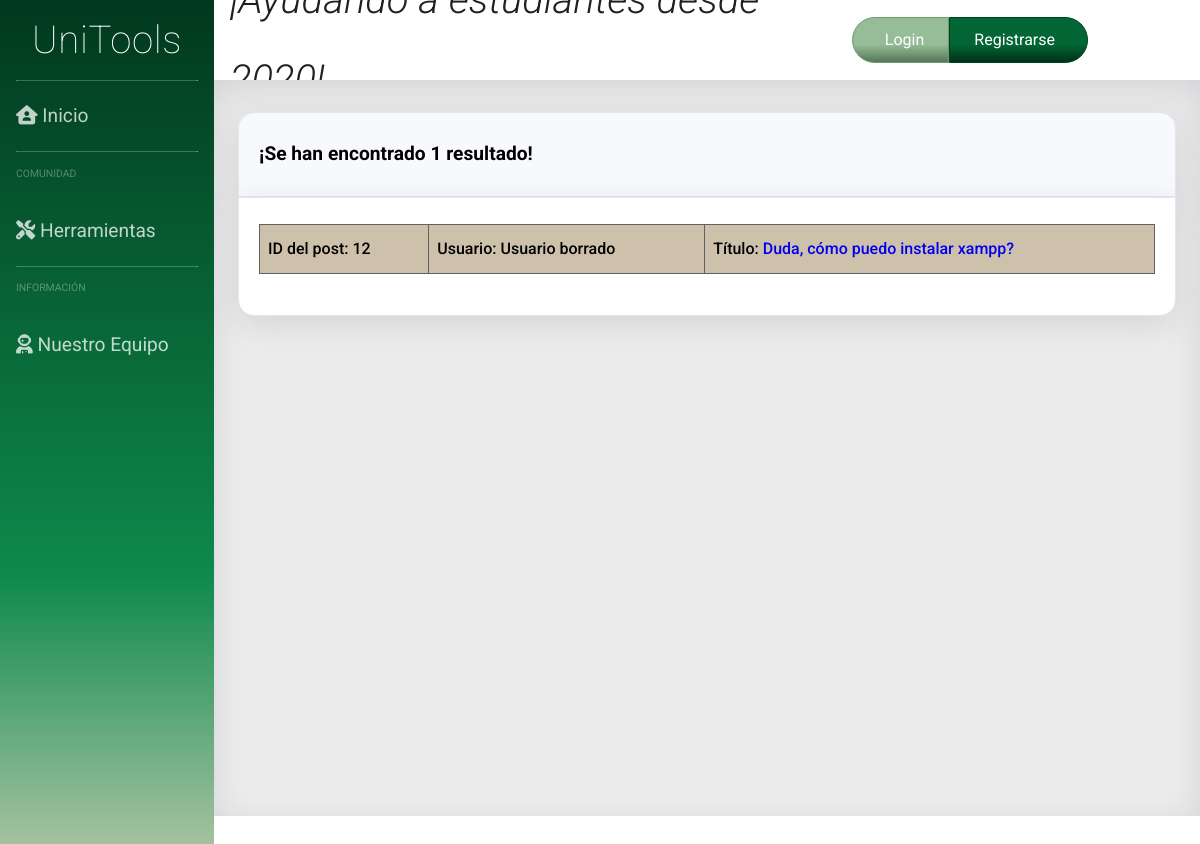
The page /search.php on the database as committed earlier.
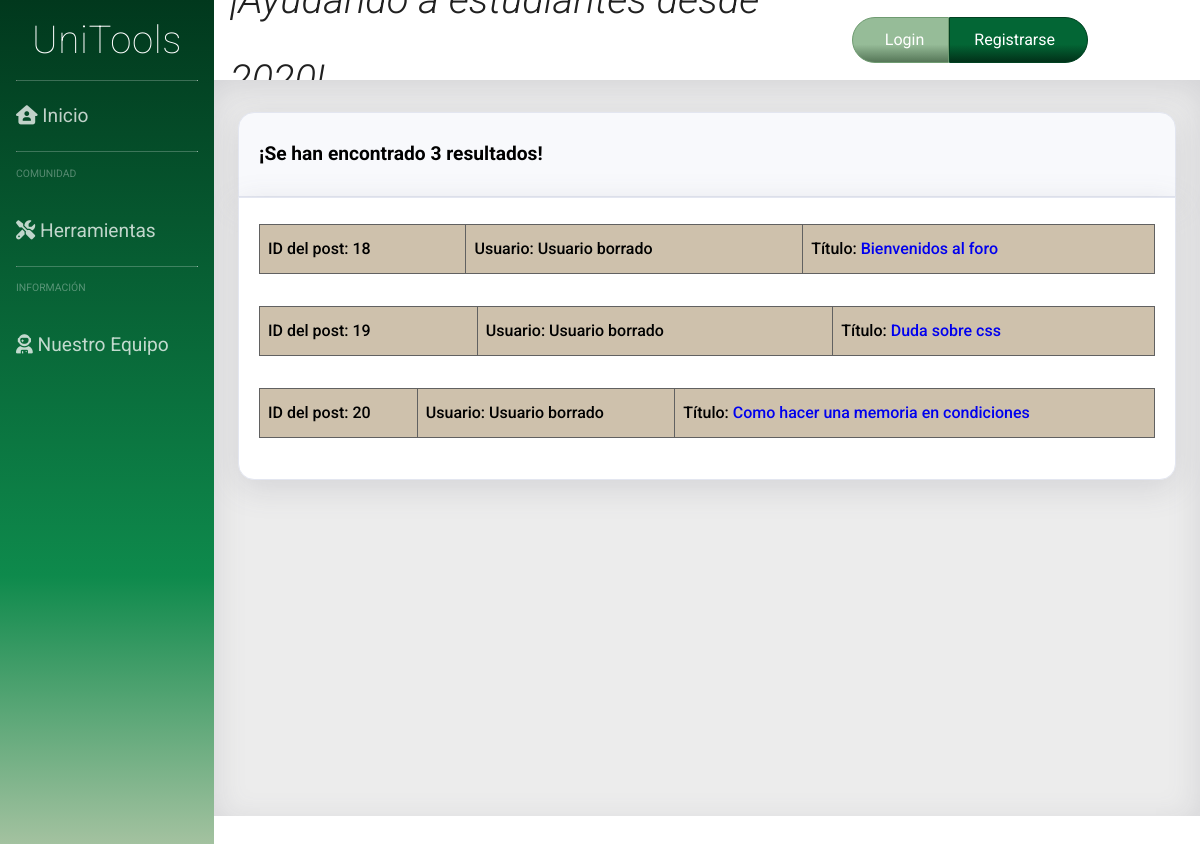
The same page on the database as committed later.
### tables this page shows
CREATE TABLE `posts` (
  `id_post` int(11) NOT NULL,
  `user` int(11) NOT NULL,
  `title` text NOT NULL,
  `content` text NOT NULL,
  `id_cat` int(11) NOT NULL
);

### dao/dao_post.php (called while the page is built, shortened)
<?php
include_once('DAO.php');
include_once('post_class.php');
class DAOpost extends DAO {
	public function search_certain_post($search){
		$sql = "SELECT * FROM posts WHERE id_post LIKE '%%$search%%' OR user LIKE '%%$search%%' OR title LIKE '%%$search%%' OR content LIKE '%%$search%%' OR id_cat LIKE '%%$search%%'";
		$query = $this->devolverConsulta($sql);
		$array = [];
		while($result = mysqli_fetch_assoc($query)){
            $post = new TOUpost( $result['id_post'],$result['user'],$result['title'],$result['content'],$result['id_cat']);
            array_push($array, $post);
		}
		return $array;
	}
}
?>

### dao/DAO.php (called while the page is built, shortened)
<?php
class DAO {
	public $conn;
	public function __construct() {
		if (!$this->conn){
			if(isset($_SESSION['admin']) && $_SESSION['admin']){
				$this->conn = mysqli_connect("localhost", "root", "", "unitoolsdb");
			}else{
				$this->conn = mysqli_connect("localhost", "Usuario", "User", "unitoolsdb");
			}
		}
	}
	public function ejecutarConsulta($query){
		$result = mysqli_query($this->conn, $query) or die($this->conn->error);
        $array = mysqli_fetch_assoc($result);
		return $array;
	}
	public function devolverConsulta($query){
		$result = mysqli_query($this->conn, $query) or die($this->conn->error);
		return $result;
	}
}
?>

### dao/post_class.php (called while the page is built, shortened)
<?php
class TOUPost {
	private $id_Post;
	private $title;
	function __construct($id_post ='',$user='',$title='',$content='',$category=''){
        $this->id_Post = $id_post;
		$this->title = $title;
	}
	public function get_id(){
		return $this->id_Post;
	}
	public function get_title(){
		return $this->title;
	}
}
?>

### dao/dao_user.php (called while the page is built, shortened)
<?php
include_once('DAO.php');
class DAOUsuario extends DAO {
	public function search_userId($userId){
		$sql = sprintf("SELECT * FROM user WHERE id_User = $userId");
		if (!$this->ejecutarConsulta($sql))
			return null;
		else
		{
			$result = $this->ejecutarConsulta($sql);
			$user = new TOUser($result['id_user'],$result['email'],$result['password'],$result['username'],$result['premium'], $result['admin'], $result['name'], $result['aboutMe']);
			return $user;
		}
	}
}
?>

### search.php (the view, shortened to what this page needs)
<?php
if (!isset($_SESSION)) {
    include_once("dao/dao_post.php");
    include_once("dao/dao_user.php");
}
?>
<!DOCTYPE html>
<html>
<head>
    <link rel="stylesheet" type="text/css" href="css/hoja_OG.css">
    <link rel="stylesheet" type="text/css" href="css/side_OG.css">
    <link rel="stylesheet" type="text/css" href="css/cabecera_OG.css">
    <link rel="stylesheet" type="text/css" href="css/content_OG.css">
</head>
<body>
 <div class="contenedor">
<?php
require("includes/common/navegacion_OG.php");?>
<?php
require("includes/common/cabecera_OG.php");?>
<div class="contenido">
            <div class="fb-col box" id = "pg_s">
		    <div class="t1 fb-row" >
            <?php
            $dao_post = new DAOpost();
            $dao_user = new DAOUsuario();
            $search = $_POST['buscar'];
            $res = $dao_post->search_certain_post($search);
            if (count($res) == '1') {
                echo "<h2>¡Se han encontrado " . count($res) . " resultado!</h2>";
            } else {
                echo "<h2>¡Se han encontrado " . count($res) . " resultados!</h2>";
            }?>
            </div>
            <div class = "b1" id = "resultados_style">
            <?php
            while (!empty($res)) {
                $curr_post = array_shift($res);
                $post_id = $curr_post->get_id();
                $usuario = $dao_user->search_userId($post_id);
                $title = $curr_post->get_title();
                if ($usuario == null) {
                    $username = "Usuario borrado";
                } else {
                    $username = $usuario->get_username();
                }
                echo "<table id = 't02' style='width:100%' class=\"posts\">";
                echo "<tbody>";
                echo "<tr>";
                echo "<td>ID del post: " . $post_id . "</td>";
                echo "<td>Usuario: " . $username . "</td>";
                echo "<td>Título: " . "<a href=\"post.php?id=" . $post_id . "\">" . $title . "</a></td>";
                echo "</tr>";
                echo "</tbody>";
                echo "</table>";
            }
            ?>
                </div>
        </div>
    </div>
</body>

### includes/common/navegacion_OG.php (shortened to what this page needs)
<head>
</head>
<ul class="side_menu margin-x0 margin-y0 color">
    <a class="side_unitools d-flex justify-content-center align-items-center margin" href=index.php>
    <div class= "side_unitools_texto c-w">
        UniTools
    </div>
    </a>
    <hr class="side_divH">
    <li class="sideop color">
        <a href=index.php>
        <i class="fas fa-house-user"></i>
        <span>Inicio</span>
        </a>
    </li>
    <hr class="side_divH">
    <?php
    if(!isset($_SESSION["login"]) || !($_SESSION["login"]))
    { ?>
        <div class="side_titulo">
            Comunidad
        </div>
        <li class="sideop color">
            <a href=herramientas.php>
        <i class="fas fa-tools"></i>
            <span>Herramientas</span>
            </a>
        </li>
      <?php
    }
     ?>
    <hr class="side_divH">
    <div class="side_titulo">
        Información
    </div>
    <li class="sideop color">
        <a href=team.php>
        <i class="fas fa-user-astronaut"></i>
        <span>Nuestro Equipo</span>
        </a>
    </li>
</ul>

### includes/common/cabecera_OG.php (shortened to what this page needs)
<nav class="cabecera">
<?php
    if(!isset($_SESSION["login"]) || !($_SESSION["login"]))
    { ?>
    <div class="quote flex_c">
    </div>
    <ul class="nav_iconos">
        <li class="nav_login nav_i">
            <a href=login.php>
        <span>Login</span>
        </a>
        <li class="nav_reg nav_i">
            <a href=registro.php>
        <span>Registrarse</span>
        </a>
    </ul>
     <?php }
     ?>
</nav>

### css/hoja_OG.css (style rules this page uses)
html, body { height: 100%; min-height: 100%; margin: 0; font-size: 1rem; line-height: 2; text-align: left; font-family: "Roboto", sans-serif; overflow: hidden; }
.contenedor { display: grid; grid-gap: 0; grid-template-columns: [c1] 1fr [c2] 5.5fr; grid-template-rows: [r1] 1fr [r2] 11fr; width: auto; height: auto; min-width: 100%; min-height: 100%; background-color: #fff; color: #000000; }
a { text-decoration: none; }
.fb-col { display: flex; flex-direction: column; }
.fb-row { display: flex; flex-flow: row wrap; padding-left: 0; }
.box { background-color: transparent; color: black; word-wrap: break-word; margin: 2rem 1.5rem 0; }
.t1 { border: 1px solid #e3e6f0; padding: 0.4rem 1.25rem; margin-bottom: 0; background-color: #f8f9fc; border-bottom: 1px solid #e3e6f0; border-top-left-radius: 1rem; border-top-right-radius: 1rem; border-bottom-left-radius: 0; border-bottom-right-radius: 0; color: #000; box-shadow: 0 0.5rem 2rem 0 rgba(96, 98, 114, 0.178); }
.b1 { border: 1px solid #e3e6f0; padding: 0.6rem 1.25rem; background-color: white; border-radius: 1rem; border-bottom-left-radius: 1rem; border-bottom-right-radius: 1rem; border-top-left-radius: 0; border-top-right-radius: 0; color: #000; box-shadow: 0 0.5rem 2rem 0 rgba(96, 98, 114, 0.178); }
.box h2 { font-weight: 300; font-size: 120%; }
table { width: 100%; margin: 1rem 0 2rem 0; }
table tbody { border-radius: 3rem; }
table, th, td { border: 1px solid rgb(97, 97, 97); border-collapse: collapse; }
th, td { text-align: left; padding: 0.5rem; }
tr:nth-child(odd) { background-color: #cec1ac; }

### css/side_OG.css (style rules this page uses)
.side_menu { grid-column: c1; grid-row: r1 / 3; display: flex; flex-direction: column; background-size: cover; padding: 0; font-size: 120%; list-style: none; }
.side_unitools { height: 5rem; text-align: left; }
.side_unitools_texto { display: inline-grid; box-sizing: border-box; overflow: hidden; font-weight: 100; font-size: 200%; letter-spacing: 0.04rem; text-align: center; }
hr.side_divH { margin-top: 0px; margin-right: 1rem; margin-bottom: 0rem; margin-left: 1rem; box-sizing: content-box; height: 0; overflow: visible; border-top: 1px solid rgba(255, 255, 255, 0.226); border-bottom: none; }
ul.color { background-color: #1f1b29; isolation: isolate; background-image: linear-gradient( 0deg, #e4dac4 0%, #0e8a4c 40%, #01381d 100% ); }
.d-flex { display: flex; }
.margin { margin-left: 2rem; margin-right: 2rem; }
.margin-x0 { margin-left: 0px; margin-right: 0px; }
.margin-y0 { margin-top: 0px; margin-bottom: 0px; }
.align-items-center { align-items: center; }
.justify-content-center { justify-content: center; }
.c-w { color: rgb(255, 255, 255); }
li.sideop { position: relative; list-style: none; box-sizing: border-box; }
li.sideop a { display: block; padding: 1rem 0 1rem 1rem; color: rgba(255, 255, 255, 0.753); transition: background-color 2s; transition: color 0.5s; }
.side_titulo { color: rgba(255, 255, 255, 0.329); text-transform: uppercase; text-align: left; padding: 0.2rem 0 0.2rem 1rem; font-weight: 400; font-size: 0.65rem; padding-top: 0.7rem; padding-bottom: 0.7rem; }

### css/content_OG.css (style rules this page uses)
* { box-sizing: border-box; }
.contenido { grid-column: c2; grid-row: r2; background-color: rgb(236, 236, 236); color: rgb(37, 37, 37); padding-top: 0px; margin: 0; max-height: 92vh; overflow-y: scroll; width: 100%; padding-bottom: 100px; box-shadow: inset 0 0.5rem 2rem 0 rgba(96, 98, 114, 0.178); }
ul { list-style: none; }
#resultados_style { font-weight: 500; }
#pg_s h2 { font-weight: bold; }

Rows that differ between the two databases and show on the page:
removed posts: id_post "12", username "Usuario borrado", title "Duda, cómo puedo instalar xampp?"
added posts: id_post "18", username "Usuario borrado", title "Bienvenidos al foro"
added posts: id_post "19", username "Usuario borrado", title "Duda sobre css"
added posts: id_post "20", username "Usuario borrado", title "Como hacer una memoria en condiciones"
Other text that changed with them:
count($res): (not shown) → "3"
count($res): "1" → (not shown)
text no longer shown: "resultado!"
text now shown: "resultados!"
